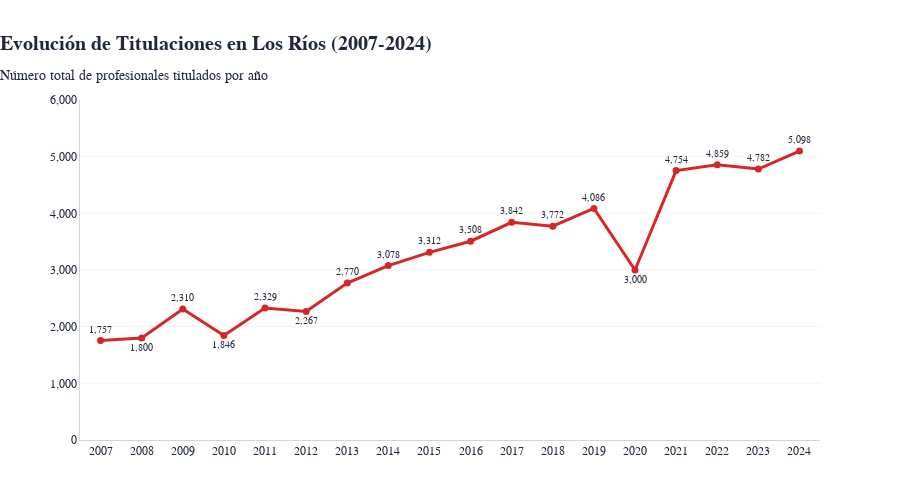

Source (notebook cell):
### Markdown cell above
---

## 3. Visualización: Evolución anual de titulaciones totales

A continuación se presenta un gráfico de líneas que muestra la evolución del total de titulaciones en la región. El diseño sigue el estilo de The Economist, con una paleta accesible y etiquetas claras para facilitar la interpretación de tendencias y posibles hitos.

### Code cell
# Visualización profesional de la evolución anual de titulaciones totales
fig = go.Figure()
fig.add_trace(go.Scatter(
    x=df_total['Año'],
    y=df_total['Titulación Total'],
    mode='lines+markers+text',
    line=dict(color='#d62728', width=3),
    marker=dict(size=7, color='#d62728'),
    text=df_total['Titulación Total'].apply(lambda x: f'{x:,}'),
    textposition=[
        'bottom center' if year in [2008, 2010, 2012, 2020] else 'top center' 
        for year in df_total['Año']
    ],
    textfont=dict(family='Georgia, serif', size=10, color='#1e293b'),
    name='Titulaciones',
    hovertemplate='<b>Año %{x}</b><br>Titulaciones: %{y:,}<extra></extra>'
) )
fig.update_layout(
    title=dict(
        text='<b>Evolución de Titulaciones en Los Ríos (2007-2024)</b><br><sub>Número total de profesionales titulados por año</sub>',
        x=0,
        font=dict(size=20, family='Georgia, serif', color='#1e293b')
    ),
    xaxis=dict(
        title='',
        showgrid=False,
        tickfont=dict(family='Georgia, serif', size=12),
        linecolor='#d1d5db',
        tickcolor='#d1d5db',
        range=[2006.5, 2024.5],
        tickmode='array',
        tickvals=list(range(2007, 2025)),
        ticktext=[str(year) for year in range(2007, 2025)]
    ),
    yaxis=dict(
        title='',
        showgrid=True,
        gridcolor='#f3f4f6',
        gridwidth=1,
        tickfont=dict(family='Georgia, serif', size=12),
        linecolor='#d1d5db',
        tickcolor='#d1d5db',
        tickformat=',',
        range=[0, 6000]
    ),
    plot_bgcolor='white',
    paper_bgcolor='white',
    font=dict(family='Georgia, serif', color='#1e293b'),
    showlegend=False,a
    width=900,
    height=500,
    margin=dict(l=80, r=80, t=100, b=60)
 )
fig.show()

### Figure 1 — Plotly figure (JSON) as saved in the notebook; plotly's stock layout.template omitted (floating-point values rounded to 4 significant figures)
{"data": [{"hovertemplate": "<b>Año %{x}</b><br>Titulaciones: %{y:,}<extra></extra>", "line": {"color": "#d62728", "width": 3}, "marker": {"color": "#d62728", "size": 7}, "mode": "lines+markers+text", "name": "Titulaciones", "text": ["1,757", "1,800", "2,310", "1,846", "2,329", "2,267", "2,770", "3,078", "3,312", "3,508", "3,842", "3,772", "4,086", "3,000", "4,754", "4,859", "4,782", "5,098"], "textfont": {"color": "#1e293b", "family": "Georgia, serif", "size": 10}, "textposition": ["top center", "bottom center", "top center", "bottom center", "top center", "bottom center", "top center", "top center", "top center", "top center", "top center", "top center", "top center", "bottom center", "top center", "top center", "top center", "top center"], "type": "scatter", "x": [2007, 2008, 2009, 2010, 2011, 2012, 2013, 2014, 2015, 2016, 2017, 2018, 2019, 2020, 2021, 2022, 2023, 2024], "y": [1757, 1800, 2310, 1846, 2329, 2267, 2770, 3078, 3312, 3508, 3842, 3772, 4086, 3000, 4754, 4859, 4782, 5098]}], "layout": {"font": {"color": "#1e293b", "family": "Georgia, serif"}, "height": 500, "margin": {"b": 60, "l": 80, "r": 80, "t": 100}, "paper_bgcolor": "white", "plot_bgcolor": "white", "showlegend": false, "title": {"font": {"color": "#1e293b", "family": "Georgia, serif", "size": 20}, "text": "<b>Evolución de Titulaciones en Los Ríos (2007-2024)</b><br><sub>Número total de profesionales titulados por año</sub>", "x": 0}, "width": 900, "xaxis": {"linecolor": "#d1d5db", "range": [2006.0, 2024.0], "showgrid": false, "tickcolor": "#d1d5db", "tickfont": {"family": "Georgia, serif", "size": 12}, "tickmode": "array", "ticktext": ["2007", "2008", "2009", "2010", "2011", "2012", "2013", "2014", "2015", "2016", "2017", "2018", "2019", "2020", "2021", "2022", "2023", "2024"], "tickvals": [2007, 2008, 2009, 2010, 2011, 2012, 2013, 2014, 2015, 2016, 2017, 2018, 2019, 2020, 2021, 2022, 2023, 2024], "title": {"text": ""}}, "yaxis": {"gridcolor": "#f3f4f6", "gridwidth": 1, "linecolor": "#d1d5db", "range": [0, 6000], "showgrid": true, "tickcolor": "#d1d5db", "tickfont": {"family": "Georgia, serif", "size": 12}, "tickformat": ",", "title": {"text": ""}}}}
